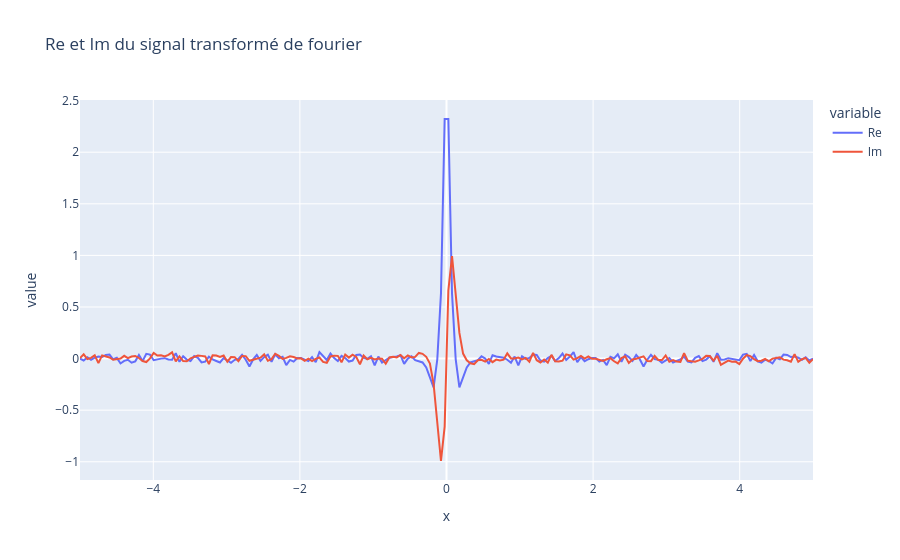

Source (notebook cell):
### Markdown cell above
Plus le delta augmente, plus la fonction est lisse, cependant, pour un delta trop élevé, la fonction semble tendre vers 0

### Code cell
# signal bruité
tmin=-5.0
tmax=5.0
N=200
Te=(tmax-tmin)/N
t=np.linspace(tmin,tmax,N)
noise=np.random.normal(0,0.05,N) # bruit gaussien
y=f(t)+noise
plt.figure(1)
plt.plot(t,y,'k-')
plt.grid()
plt.xlabel(f'$t$',fontsize=16)
plt.ylim([-0.5,1.5])


Y, nu = mana.trans_fourier(y, t)

Re = np.real(Y)
Im = np.imag(Y)

df = pd.DataFrame({"t":t, "Re":Re, "Im":Im})

fig = px.line(df, t, ['Re', 'Im'], title = 'Re et Im du signal transformé de fourier')
fig.show()

### Figure 1 — Plotly figure (JSON) as saved in the notebook; plotly's stock layout.template omitted (floating-point values rounded to 4 significant figures; data arrays with more than 128 entries replaced by an {"elided": "..."} marker saying what was removed)
{"data": [{"hovertemplate": "variable=Re<br>x=%{x}<br>value=%{y}<extra></extra>", "legendgroup": "Re", "line": {"color": "#636efa", "dash": "solid"}, "marker": {"symbol": "circle"}, "mode": "lines", "name": "Re", "orientation": "v", "showlegend": true, "type": "scatter", "x": {"elided": "200 float values"}, "xaxis": "x", "y": {"elided": "200 float values"}, "yaxis": "y"}, {"hovertemplate": "variable=Im<br>x=%{x}<br>value=%{y}<extra></extra>", "legendgroup": "Im", "line": {"color": "#EF553B", "dash": "solid"}, "marker": {"symbol": "circle"}, "mode": "lines", "name": "Im", "orientation": "v", "showlegend": true, "type": "scatter", "x": {"elided": "200 float values"}, "xaxis": "x", "y": {"elided": "200 float values"}, "yaxis": "y"}], "layout": {"legend": {"title": {"text": "variable"}, "tracegroupgap": 0}, "title": {"text": "Re et Im du signal transformé de fourier"}, "xaxis": {"anchor": "y", "domain": [0, 1], "title": {"text": "x"}}, "yaxis": {"anchor": "x", "domain": [0, 1], "title": {"text": "value"}}}}
